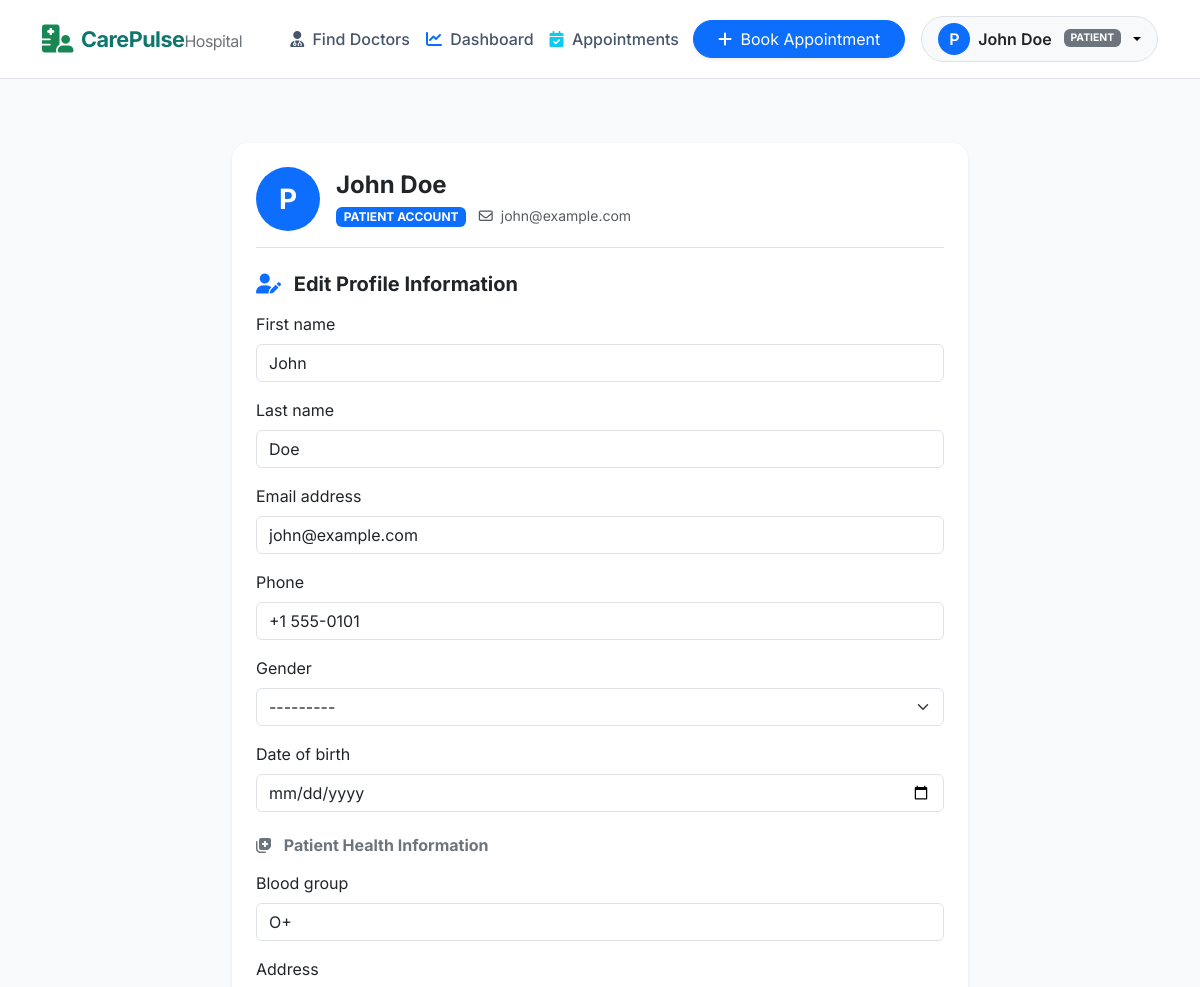
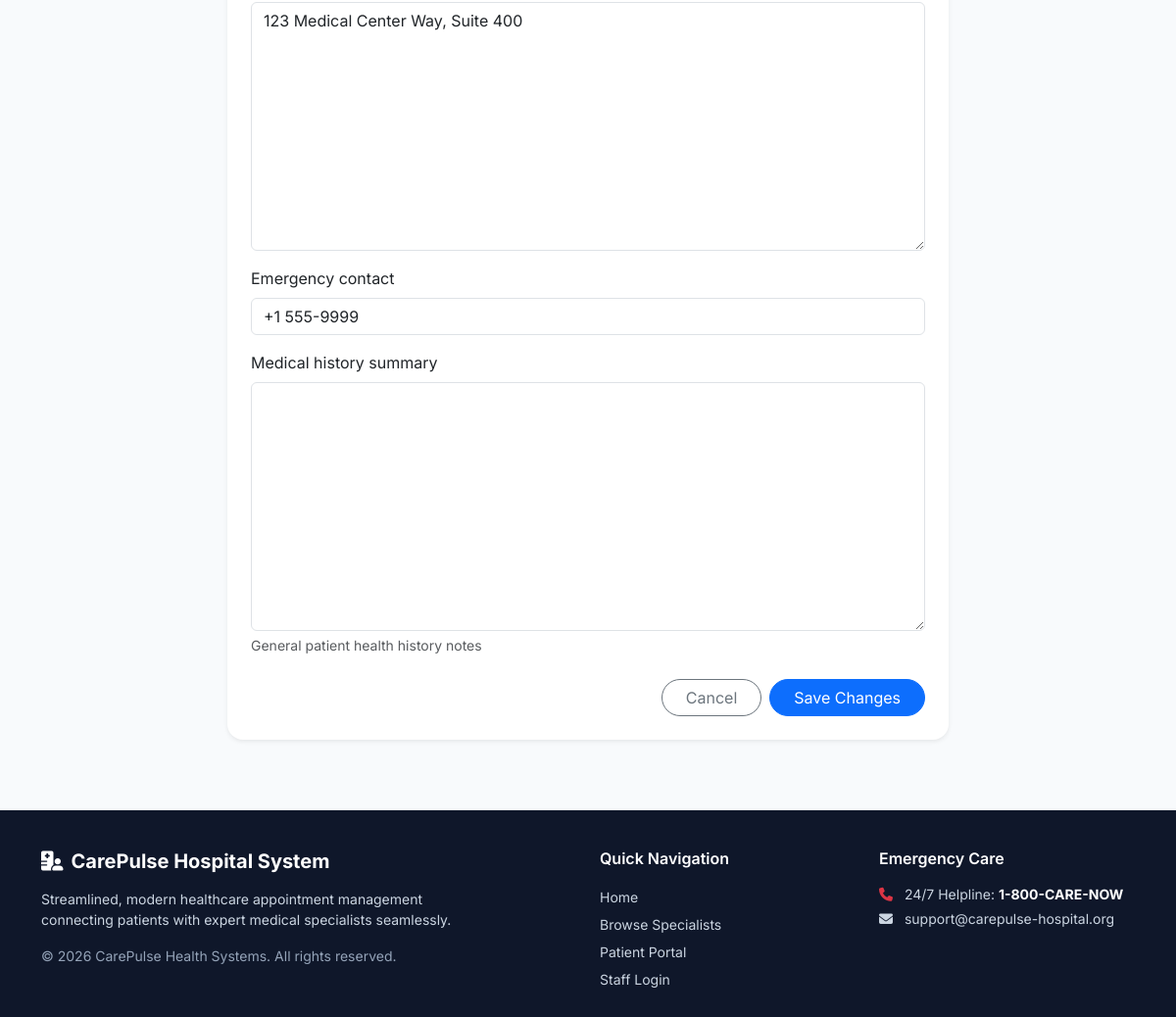
The page /accounts/profile/ (signed in) on the database its author committed (2 pictures, top to bottom).
### apps/accounts/models.py (models this page shows, shortened)
class CustomUser(AbstractUser):
    ROLE_ADMIN = 'admin'
    ROLE_DOCTOR = 'doctor'
    ROLE_PATIENT = 'patient'
    ROLE_CHOICES = (
        (ROLE_ADMIN, 'Admin'),
        (ROLE_DOCTOR, 'Doctor'),
        (ROLE_PATIENT, 'Patient'),
    )
    GENDER_CHOICES = (
        ('male', 'Male'),
        ('female', 'Female'),
        ('other', 'Other'),
    )
    role = models.CharField(max_length=20, choices=ROLE_CHOICES, default=ROLE_PATIENT)
    phone = models.CharField(max_length=20, blank=True, null=True)
    gender = models.CharField(max_length=10, choices=GENDER_CHOICES, blank=True, null=True)
    date_of_birth = models.DateField(blank=True, null=True)
    @property
    def is_admin(self):
        return self.role == self.ROLE_ADMIN or self.is_superuser
    @property
    def is_doctor(self):
        return self.role == self.ROLE_DOCTOR
    @property
    def is_patient(self):
        return self.role == self.ROLE_PATIENT
    def get_display_name(self):
        full_name = self.get_full_name()
        if full_name:
            return f"Dr. {full_name}" if self.is_doctor else full_name
        return self.username

class PatientProfile(models.Model):
    user = models.OneToOneField(CustomUser, on_delete=models.CASCADE, related_name='patient_profile')
    blood_group = models.CharField(max_length=5, blank=True, null=True)
    address = models.TextField(blank=True, null=True)
    emergency_contact = models.CharField(max_length=20, blank=True, null=True)
    medical_history_summary = models.TextField(blank=True, null=True, help_text="General patient health history notes")

### apps/accounts/views.py (the view)
# urls.py: path('profile/', views.profile_view, name='profile'),
@login_required
def profile_view(request):
    user = request.user
    if request.method == 'POST':
        user_form = UserUpdateForm(request.POST, instance=user)
        patient_form = None
        if user.is_patient:
            patient_profile, _ = user.patient_profile.get_or_create(user=user)
            patient_form = PatientProfileForm(request.POST, instance=patient_profile)
        if user_form.is_valid() and (not patient_form or patient_form.is_valid()):
            user_form.save()
            if patient_form:
                patient_form.save()
            messages.success(request, "Profile updated successfully!")
            return redirect('accounts:profile')
    else:
        user_form = UserUpdateForm(instance=user)
        patient_form = PatientProfileForm(instance=user.patient_profile) if user.is_patient and hasattr(user, 'patient_profile') else None
    return render(request, 'accounts/profile.html', {
        'user_form': user_form,
        'patient_form': patient_form
    })

### apps/accounts/forms.py
class UserUpdateForm(forms.ModelForm):
    date_of_birth = forms.DateField(widget=forms.DateInput(attrs={'type': 'date'}), required=False)
    class Meta:
        model = CustomUser
        fields = ('first_name', 'last_name', 'email', 'phone', 'gender', 'date_of_birth')

class PatientProfileForm(forms.ModelForm):
    class Meta:
        model = PatientProfile
        fields = ('blood_group', 'address', 'emergency_contact', 'medical_history_summary')

### templates/accounts/profile.html (shortened to what this page needs)
{% extends 'base.html' %}
{% load crispy_forms_tags %}
{% block content %}
<div class="container py-5">
    <div class="row justify-content-center">
        <div class="col-md-8">
            <div class="card custom-card border-0 shadow-sm p-4 rounded-4 mb-4">
                <div class="d-flex align-items-center gap-3 mb-4 pb-3 border-bottom">
                    <div class="bg-primary text-white rounded-circle d-flex align-items-center justify-content-center fw-bold fs-3" style="width: 64px; height: 64px;">
                        {{ user.username|slice:":1"|upper }}
                    </div>
                    <div>
                        <h4 class="fw-bold mb-1">{{ user.get_display_name }}</h4>
                        <span class="badge bg-primary text-uppercase">{{ user.role }} Account</span>
                        <span class="text-muted small ms-2"><i class="fa-regular fa-envelope me-1"></i> {{ user.email }}</span>
                    </div>
                </div>
                <h5 class="fw-bold mb-3"><i class="fa-solid fa-user-pen me-2 text-primary"></i> Edit Profile Information</h5>
                <form method="POST">
                    {{ user_form|crispy }}
                    {% if patient_form %}
                        <h6 class="fw-bold mt-4 mb-3 text-secondary"><i class="fa-solid fa-notes-medical me-2"></i> Patient Health Information</h6>
                        {{ patient_form|crispy }}
                    {% endif %}
                    <div class="d-flex justify-content-end gap-2 mt-4">
                        <a href="{% url 'core:dashboard_redirect' %}" class="btn btn-outline-secondary rounded-pill px-4">Cancel</a>
                        <button type="submit" class="btn btn-primary rounded-pill px-4">Save Changes</button>
                    </div>
                </form>
            </div>
        </div>
    </div>
</div>
{% endblock %}

### templates/base.html (shortened to what this page needs)
<!DOCTYPE html>
<html lang="en">
<head>
    <link href="https://cdn.jsdelivr.net/npm/bootstrap@5.3.0/dist/css/bootstrap.min.css" rel="stylesheet">
    <link rel="stylesheet" href="https://cdnjs.cloudflare.com/ajax/libs/font-awesome/6.4.0/css/all.min.css">
    {% load static %}
    <link rel="stylesheet" href="{% static 'css/style.css' %}">
</head>
<body>
    <nav class="navbar navbar-expand-lg navbar-light bg-white border-bottom sticky-top py-3">
        <div class="container">
            <a class="navbar-brand navbar-brand-custom d-flex align-items-center gap-2" href="{% url 'core:home' %}">
                <i class="fa-solid fa-hospital-user text-success fs-3"></i>
                <span>CarePulse<span class="text-secondary fw-normal fs-6">Hospital</span></span>
            </a>
            <div class="collapse navbar-collapse" id="navbarMain">
                <ul class="navbar-nav me-auto mb-2 mb-lg-0 ms-lg-4">
                    <li class="nav-item">
                        <a class="nav-link" href="{% url 'doctors:doctor_list' %}">
                            <i class="fa-solid fa-user-doctor me-1 text-teal"></i> Find Doctors
                        </a>
                    </li>
                    {% if user.is_authenticated %}
                        <li class="nav-item">
                            <a class="nav-link" href="{% url 'core:dashboard_redirect' %}">
                                <i class="fa-solid fa-chart-line me-1 text-primary"></i> Dashboard
                            </a>
                        </li>
                        <li class="nav-item">
                            <a class="nav-link" href="{% url 'appointments:my_appointments' %}">
                                <i class="fa-solid fa-calendar-check me-1 text-info"></i> Appointments
                            </a>
                        </li>
                    {% endif %}
                </ul>
                <div class="d-flex align-items-center gap-3">
                    {% if user.is_authenticated %}
                        {% if user.is_patient %}
                            <a href="{% url 'appointments:book' %}" class="btn btn-teal btn-primary rounded-pill px-4 shadow-sm">
                                <i class="fa-solid fa-plus me-1"></i> Book Appointment
                            </a>
                        {% endif %}
                        <div class="dropdown">
                            <button class="btn btn-light rounded-pill border dropdown-toggle px-3 d-flex align-items-center gap-2" type="button" data-bs-toggle="dropdown">
                                <div class="bg-primary text-white rounded-circle d-flex align-items-center justify-content-center" style="width: 32px; height: 32px; font-weight: 600;">
                                    {{ user.username|slice:":1"|upper }}
                                </div>
                                <span class="fw-semibold text-dark">{{ user.get_display_name }}</span>
                                <span class="badge bg-secondary text-uppercase ms-1" style="font-size: 0.65rem;">{{ user.role }}</span>
                            </button>
                        </div>
                    {% else %}
                        <a href="{% url 'accounts:login' %}" class="btn btn-outline-secondary rounded-pill px-4">Log In</a>
                        <a href="{% url 'accounts:register_patient' %}" class="btn btn-primary rounded-pill px-4 shadow-sm">
                            <i class="fa-solid fa-user-plus me-1"></i> Patient Sign Up
                        </a>
                    {% endif %}
                </div>
            </div>
        </div>
    </nav>
    <main class="main-content">
        {% block content %}{% endblock %}
    </main>
    <footer class="footer-custom mt-auto">
        <div class="container">
            <div class="row gy-4">
                <div class="col-md-5">
                    <h5 class="text-white fw-bold mb-3">
                        <i class="fa-solid fa-hospital-user text-teal me-2"></i>CarePulse Hospital System
                    </h5>
                    <p class="small mb-3 text-light-subtle" style="color: #cbd5e1 !important;">
                        Streamlined, modern healthcare appointment management connecting patients with expert medical specialists seamlessly.
                    </p>
                    <div class="small" style="color: #94a3b8 !important;">&copy; 2026 CarePulse Health Systems. All rights reserved.</div>
                </div>
                <div class="col-md-3 offset-md-1">
                    <h6 class="text-white fw-semibold mb-3">Quick Navigation</h6>
                    <ul class="list-unstyled small lh-lg mb-0">
                        <li><a href="{% url 'core:home' %}" class="text-decoration-none" style="color: #cbd5e1;">Home</a></li>
                        <li><a href="{% url 'doctors:doctor_list' %}" class="text-decoration-none" style="color: #cbd5e1;">Browse Specialists</a></li>
                        <li><a href="{% url 'accounts:register_patient' %}" class="text-decoration-none" style="color: #cbd5e1;">Patient Portal</a></li>
                        <li><a href="{% url 'accounts:login' %}" class="text-decoration-none" style="color: #cbd5e1;">Staff Login</a></li>
                    </ul>
                </div>
                <div class="col-md-3">
                    <h6 class="text-white fw-semibold mb-3">Emergency Care</h6>
                    <p class="small mb-1" style="color: #cbd5e1 !important;"><i class="fa-solid fa-phone me-2 text-danger"></i> 24/7 Helpline: <strong class="text-white">1-800-CARE-NOW</strong></p>
                    <p class="small mb-0" style="color: #cbd5e1 !important;"><i class="fa-solid fa-envelope me-2 text-teal"></i> support@carepulse-hospital.org</p>
                </div>
            </div>
        </div>
    </footer>
</body>
</html>

### static/css/style.css (style rules this page uses)
:root { --primary-color: #0d6efd; --teal-primary: #0f766e; --teal-accent: #14b8a6; --dark-slate: #0f172a; --light-bg: #f8fafc; --card-shadow: 0 10px 25px -5px rgba(15, 23, 42, 0.08), 0 8px 10px -6px rgba(15, 23, 42, 0.04); }
body { font-family: 'Inter', system-ui, -apple-system, BlinkMacSystemFont, 'Segoe UI', Roboto, sans-serif; background-color: var(--light-bg); color: #334155; min-height: 100vh; display: flex; flex-direction: column; }
.main-content { flex: 1; }
.navbar-brand-custom { font-weight: 700; font-size: 1.35rem; color: #0f766e !important; letter-spacing: -0.5px; }
.nav-link { font-weight: 500; color: #475569; }
.custom-card { border: 1px solid rgba(226, 232, 240, 0.8); border-radius: 1rem; background: #ffffff; box-shadow: var(--card-shadow); }
.footer-custom { background-color: var(--dark-slate); color: #e2e8f0; padding: 2.5rem 0 1.5rem 0; margin-top: 4rem; }

### rows shown on the page
CustomUser: username "P", get_display_name "John Doe", role "PATIENT", email "john@example.com", first_name "John", last_name "Doe", phone "+1 555-0101", gender "---------"
PatientProfile: blood_group "O+", address "123 Medical Center Way, Suite 400", emergency_contact "+1 555-9999"
